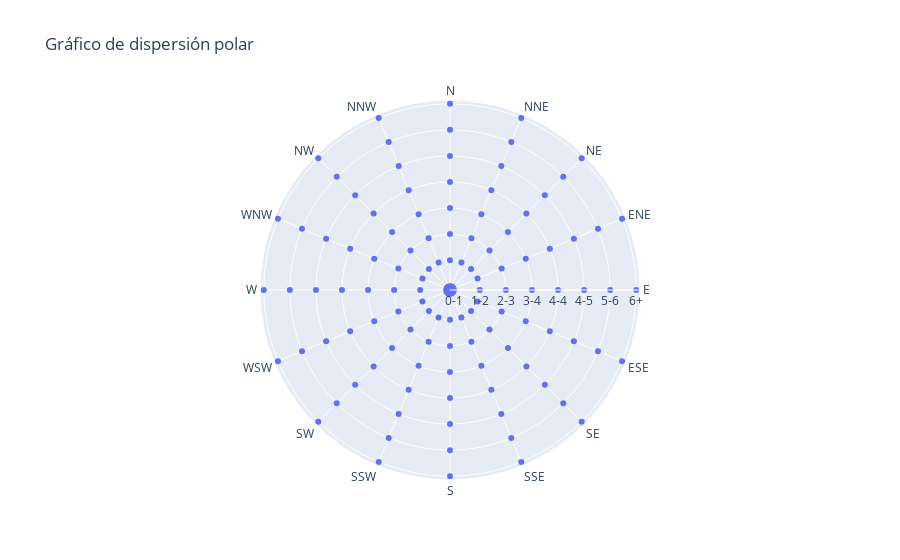

The notebook cell this image was saved under:
### Code cell
# Utilizamos px.función scatter_polar() para crear un gráfico de dispersión polar.
fig1= px.scatter_polar(data_frame=wind,theta='direction',r='strength',title='Gráfico de dispersión polar')
fig1.show()


#print(ax)

### Figure 1 — Plotly figure (JSON) as saved in the notebook; plotly's stock layout.template omitted (floating-point values rounded to 4 significant figures)
{"data": [{"hovertemplate": "strength=%{r}<br>direction=%{theta}<extra></extra>", "legendgroup": "", "marker": {"color": "#636efa", "symbol": "circle"}, "mode": "markers", "name": "", "r": ["0-1", "0-1", "0-1", "0-1", "0-1", "0-1", "0-1", "0-1", "0-1", "0-1", "0-1", "0-1", "0-1", "0-1", "0-1", "0-1", "1-2", "1-2", "1-2", "1-2", "1-2", "1-2", "1-2", "1-2", "1-2", "1-2", "1-2", "1-2", "1-2", "1-2", "1-2", "1-2", "2-3", "2-3", "2-3", "2-3", "2-3", "2-3", "2-3", "2-3", "2-3", "2-3", "2-3", "2-3", "2-3", "2-3", "2-3", "2-3", "3-4", "3-4", "3-4", "3-4", "3-4", "3-4", "3-4", "3-4", "3-4", "3-4", "3-4", "3-4", "3-4", "3-4", "3-4", "3-4", "4-4", "4-4", "4-4", "4-4", "4-4", "4-4", "4-4", "4-4", "4-4", "4-4", "4-4", "4-4", "4-4", "4-4", "4-4", "4-4", "4-5", "4-5", "4-5", "4-5", "4-5", "4-5", "4-5", "4-5", "4-5", "4-5", "4-5", "4-5", "4-5", "4-5", "4-5", "4-5", "5-6", "5-6", "5-6", "5-6", "5-6", "5-6", "5-6", "5-6", "5-6", "5-6", "5-6", "5-6", "5-6", "5-6", "5-6", "5-6", "6+", "6+", "6+", "6+", "6+", "6+", "6+", "6+", "6+", "6+", "6+", "6+", "6+", "6+", "6+", "6+"], "showlegend": false, "subplot": "polar", "theta": ["N", "NNE", "NE", "ENE", "E", "ESE", "SE", "SSE", "S", "SSW", "SW", "WSW", "W", "WNW", "NW", "NNW", "N", "NNE", "NE", "ENE", "E", "ESE", "SE", "SSE", "S", "SSW", "SW", "WSW", "W", "WNW", "NW", "NNW", "N", "NNE", "NE", "ENE", "E", "ESE", "SE", "SSE", "S", "SSW", "SW", "WSW", "W", "WNW", "NW", "NNW", "N", "NNE", "NE", "ENE", "E", "ESE", "SE", "SSE", "S", "SSW", "SW", "WSW", "W", "WNW", "NW", "NNW", "N", "NNE", "NE", "ENE", "E", "ESE", "SE", "SSE", "S", "SSW", "SW", "WSW", "W", "WNW", "NW", "NNW", "N", "NNE", "NE", "ENE", "E", "ESE", "SE", "SSE", "S", "SSW", "SW", "WSW", "W", "WNW", "NW", "NNW", "N", "NNE", "NE", "ENE", "E", "ESE", "SE", "SSE", "S", "SSW", "SW", "WSW", "W", "WNW", "NW", "NNW", "N", "NNE", "NE", "ENE", "E", "ESE", "SE", "SSE", "S", "SSW", "SW", "WSW", "W", "WNW", "NW", "NNW"], "type": "scatterpolar"}], "layout": {"legend": {"tracegroupgap": 0}, "polar": {"angularaxis": {"direction": "clockwise", "rotation": 90}, "domain": {"x": [0, 1], "y": [0, 1]}}, "title": {"text": "Gráfico de dispersión polar"}}}
